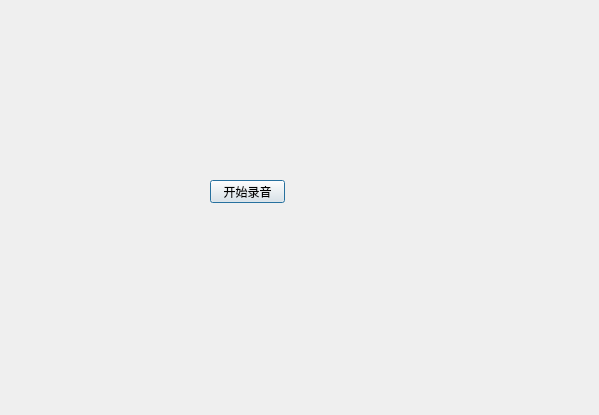
<?xml version="1.0" encoding="UTF-8"?>
<ui version="4.0">
 <class>recoed</class>
 <widget class="QDialog" name="recoed">
  <property name="geometry">
   <rect>
    <x>0</x>
    <y>0</y>
    <width>599</width>
    <height>415</height>
   </rect>
  </property>
  <property name="windowTitle">
   <string>Dialog</string>
  </property>
  <widget class="QPushButton" name="pushButton">
   <property name="geometry">
    <rect>
     <x>210</x>
     <y>180</y>
     <width>75</width>
     <height>23</height>
    </rect>
   </property>
   <property name="text">
    <string>开始录音</string>
   </property>
  </widget>
 </widget>
 <resources/>
 <connections/>
</ui>
